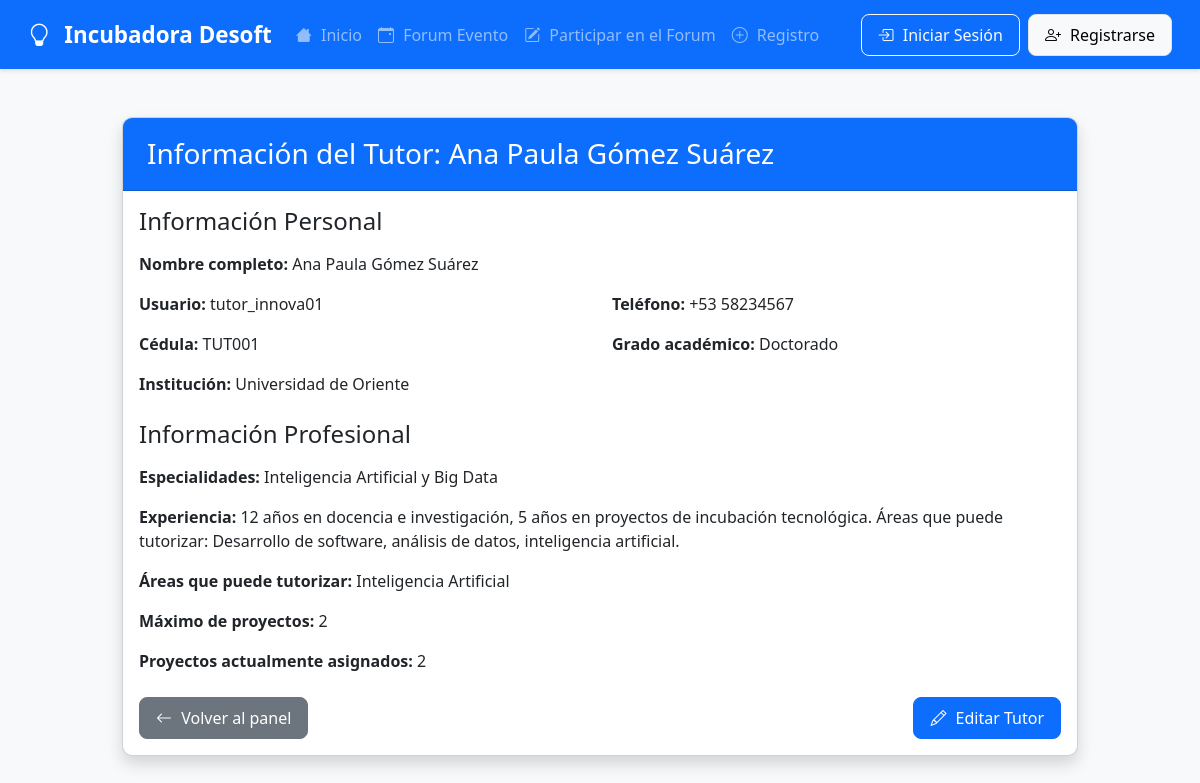
The app's page /panel/admin/tutor/1/ver/ with its own data.
### emprendedores/models.py (models this page shows, shortened)
class Tutor(models.Model):
    GRADOS_ACADEMICOS = (
        ('tecnico', 'Técnico'),
        ('licenciatura', 'Licenciatura'),
        ('maestria', 'Maestría'),
        ('doctorado', 'Doctorado'),
    )
    usuario = models.OneToOneField(User, on_delete=models.CASCADE)
    cedula = models.CharField(max_length=20, unique=True)
    grado_academico = models.CharField(max_length=20, choices=GRADOS_ACADEMICOS)
    institucion = models.CharField(max_length=100)
    especialidades = models.TextField()
    experiencia = models.TextField()
    areas_tutorizar = models.TextField(help_text="Lista de áreas en las que puede tutorizar")
    max_proyectos = models.PositiveIntegerField(default=3)
    telefono = models.CharField(max_length=15, blank=True, null=True)
    @property
    def proyectos_actuales(self):
        return self.proyectos_tutorizados.count()

### emprendedores/views.py (the view)
# urls.py: path('panel/admin/tutor/<int:tutor_id>/ver/', views.ver_tutor, name='ver_tutor'),
def ver_tutor(request, tutor_id):
    tutor = get_object_or_404(Tutor, id=tutor_id)
    return render(request, 'emprendedores/ver_tutor.html', {'tutor': tutor})

### emprendedores/templates/emprendedores/ver_tutor.html
{% extends "emprendedores/base.html" %}
{% block content %}
<div class="container mt-5">
    <div class="row justify-content-center">
        <div class="col-md-10">
            <div class="card shadow">
                <div class="card-header bg-primary text-white">
                    <h3 class="mb-0">Información del Tutor: {{ tutor.usuario.get_full_name }}</h3>
                </div>
                <div class="card-body">
                    <h4 class="mb-3">Información Personal</h4>
                    <div class="mb-3">
                        <strong>Nombre completo:</strong> {{ tutor.usuario.get_full_name }}
                    </div>
                    <div class="row">
                        <div class="col-md-6 mb-3">
                            <strong>Usuario:</strong> {{ tutor.usuario.username }}
                        </div>
                        <div class="col-md-6 mb-3">
                            <strong>Teléfono:</strong> {{ tutor.telefono|default:"No proporcionado" }}
                        </div>
                    </div>
                    <div class="row">
                        <div class="col-md-6 mb-3">
                            <strong>Cédula:</strong> {{ tutor.cedula }}
                        </div>
                        <div class="col-md-6 mb-3">
                            <strong>Grado académico:</strong> {{ tutor.get_grado_academico_display }}
                        </div>
                    </div>
                    <div class="mb-3">
                        <strong>Institución:</strong> {{ tutor.institucion }}
                    </div>
                    <h4 class="mb-3 mt-4">Información Profesional</h4>
                    <div class="mb-3">
                        <strong>Especialidades:</strong> {{ tutor.especialidades }}
                    </div>
                    <div class="mb-3">
                        <strong>Experiencia:</strong> {{ tutor.experiencia }}
                    </div>
                    <div class="mb-3">
                        <strong>Áreas que puede tutorizar:</strong> {{ tutor.areas_tutorizar }}
                    </div>
                    <div class="mb-3">
                        <strong>Máximo de proyectos:</strong> {{ tutor.max_proyectos }}
                    </div>
                    <div class="mb-3">
                        <strong>Proyectos actualmente asignados:</strong> {{ tutor.proyectos_actuales }}
                    </div>
                    <div class="d-flex justify-content-between mt-4">
                        <a href="{% url 'panel_admin' %}" class="btn btn-secondary">
                            <i class="bi bi-arrow-left"></i> Volver al panel
                        </a>
                        <a href="{% url 'editar_tutor' tutor.id %}" class="btn btn-primary">
                            <i class="bi bi-pencil"></i> Editar Tutor
                        </a>
                    </div>
                </div>
            </div>
        </div>
    </div>
</div>
{% endblock %}

### static/css/styles.css (style rules this page uses)
body { background-color: #f8f9fa; font-family: 'Segoe UI', Tahoma, Geneva, Verdana, sans-serif; color: #333; }
.container { max-width: 1400px; }
.card { border-radius: 10px; overflow: hidden; box-shadow: 0 4px 6px rgba(0, 0, 0, 0.1); transition: transform 0.3s ease; margin-bottom: 25px; }
.card-header { padding: 1.2rem 1.5rem; font-weight: 600; }
.btn { border-radius: 8px; padding: 0.5rem 1rem; font-weight: 500; transition: all 0.2s ease; }
.bi { margin-right: 5px; }
.btn .bi { margin-right: 5px; }

### records on screen
Tutor: usuario.get_full_name "Ana Paula Gómez Suárez", usuario.username "tutor_innova01", telefono "+53 58234567", cedula "TUT001", grado_academico "Doctorado", institucion "Universidad de Oriente", especialidades "Inteligencia Artificial y Big Data", experiencia "12 años en docencia e investigación, 5 años en proyectos de incubación tecnológica. Áreas que puede tutorizar: Desarrollo de software, análisis de datos, inteligencia artificial.", areas_tutorizar "Inteligencia Artificial", max_proyectos "2", proyectos_actuales "2"
